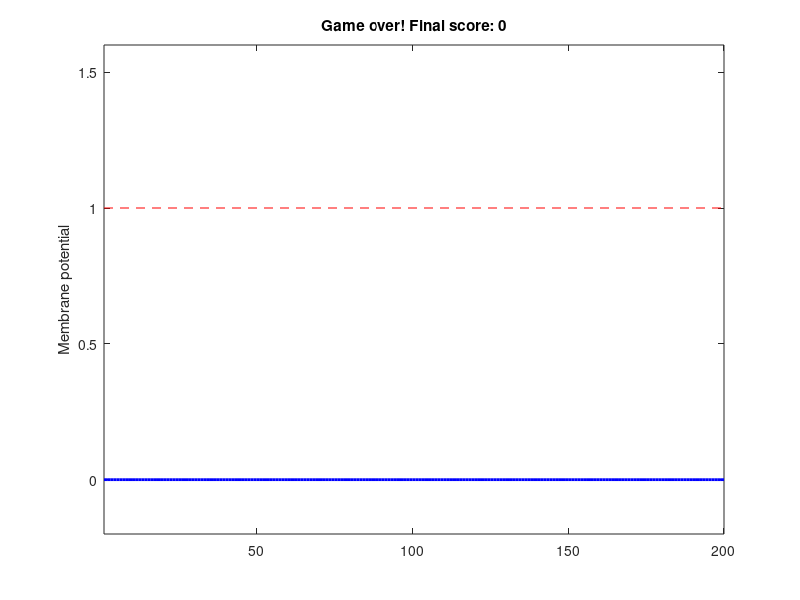

Write MATLAB code to recreate this figure.
function game_v1()
  global stim_flag
  stim_flag = false;

  % --- parameters ---
  dt     = 0.02;    % time step (s)
  tau    = 0.5;     % leak time constant (s)
  V_rest = 0;
  V_th   = 1;       % firing threshold
  kick   = 0.35;    % jump in V for each key press
  refrac = 0.3;     % refractory period (s): no input right after a spike
  T_game = 30;      % game duration (s)

  % --- state ---
  V = V_rest;  score = 0;  t = 0;  last_spike = -Inf;
  n = 200;  Vhist = zeros(1, n);

  % --- graphics ---
  fig = figure('Name', 'Neuron game', 'KeyPressFcn', @on_key);
  h = plot(1:n, Vhist, 'b', 'LineWidth', 2);
  hold on;
  plot([1 n], [V_th V_th], 'r--');
  hold off;
  axis([1 n -0.2 1.6]);
  ylabel('Membrane potential');

  % --- game loop ---
  while ishandle(fig) && t < T_game
    % 1. input
    if stim_flag && (t - last_spike) > refrac
      V = V + kick;
    end
    stim_flag = false;

    % 2. update: leak toward rest
    V = V + dt * (-(V - V_rest) / tau);

    % 3. spike?
    spiked = false;
    if V >= V_th
      score = score + 1;
      V = V_rest;
      last_spike = t;
      spiked = true;
    end

    % 4. draw
    if spiked
      Vhist = [Vhist(2:end), 1.5];    % draw the spike as a tall peak
    else
      Vhist = [Vhist(2:end), V];
    end
    set(h, 'YData', Vhist);
    title(sprintf('Score: %d   Time left: %.1f s   (press SPACE)', ...
                  score, T_game - t));
    drawnow;
    pause(dt);
    t = t + dt;
  end

  if ishandle(fig)
    title(sprintf('Game over! Final score: %d', score));
  end
end

function on_key(~, evt)
  global stim_flag
  if strcmp(evt.Key, 'space')
    stim_flag = true;
  end
end
